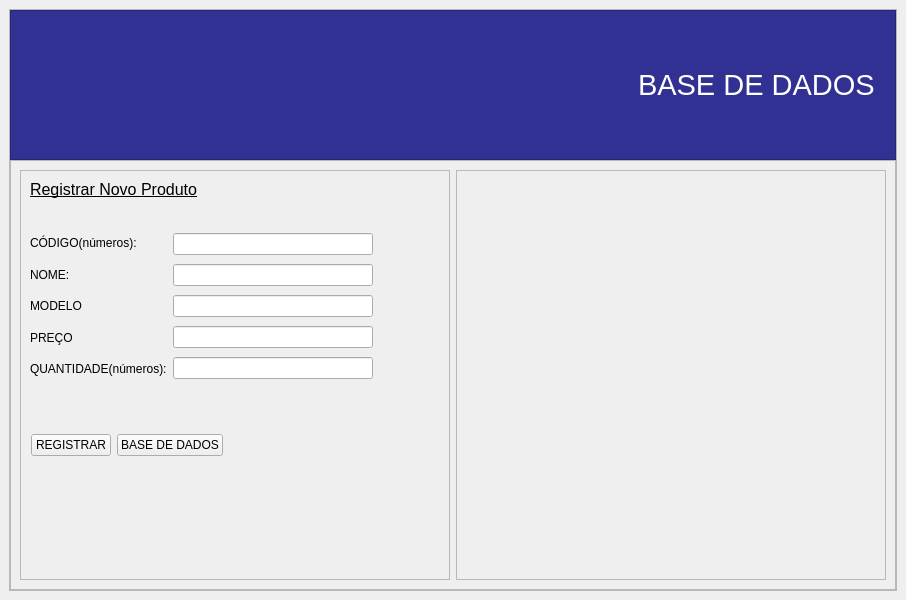
<?xml version="1.0" encoding="UTF-8"?>
<ui version="4.0">
 <class>Base_de_Dados</class>
 <widget class="QMainWindow" name="Base_de_Dados">
  <property name="geometry">
   <rect>
    <x>0</x>
    <y>0</y>
    <width>906</width>
    <height>600</height>
   </rect>
  </property>
  <property name="windowTitle">
   <string>MainWindow</string>
  </property>
  <widget class="QWidget" name="centralwidget">
   <layout class="QVBoxLayout" name="verticalLayout_8">
    <item>
     <widget class="QFrame" name="frame_geral">
      <property name="frameShape">
       <enum>QFrame::StyledPanel</enum>
      </property>
      <property name="frameShadow">
       <enum>QFrame::Raised</enum>
      </property>
      <layout class="QVBoxLayout" name="verticalLayout_2">
       <property name="spacing">
        <number>0</number>
       </property>
       <property name="leftMargin">
        <number>0</number>
       </property>
       <property name="topMargin">
        <number>0</number>
       </property>
       <property name="rightMargin">
        <number>0</number>
       </property>
       <property name="bottomMargin">
        <number>0</number>
       </property>
       <item>
        <widget class="QFrame" name="frame">
         <property name="minimumSize">
          <size>
           <width>0</width>
           <height>150</height>
          </size>
         </property>
         <property name="maximumSize">
          <size>
           <width>16777215</width>
           <height>200</height>
          </size>
         </property>
         <property name="styleSheet">
          <string notr="true">background-color: rgb(49, 49, 147);</string>
         </property>
         <property name="frameShape">
          <enum>QFrame::StyledPanel</enum>
         </property>
         <property name="frameShadow">
          <enum>QFrame::Raised</enum>
         </property>
         <layout class="QVBoxLayout" name="verticalLayout_4">
          <property name="spacing">
           <number>0</number>
          </property>
          <property name="leftMargin">
           <number>0</number>
          </property>
          <property name="topMargin">
           <number>0</number>
          </property>
          <property name="rightMargin">
           <number>0</number>
          </property>
          <property name="bottomMargin">
           <number>0</number>
          </property>
          <item>
           <layout class="QHBoxLayout" name="horizontalLayout_4">
            <property name="leftMargin">
             <number>20</number>
            </property>
            <property name="rightMargin">
             <number>20</number>
            </property>
            <item>
             <widget class="QLabel" name="label">
              <property name="minimumSize">
               <size>
                <width>130</width>
                <height>120</height>
               </size>
              </property>
              <property name="maximumSize">
               <size>
                <width>130</width>
                <height>120</height>
               </size>
              </property>
              <property name="text">
               <string/>
              </property>
              <property name="pixmap">
               <pixmap>imagens/logofc_fundoazul.png</pixmap>
              </property>
              <property name="scaledContents">
               <bool>true</bool>
              </property>
             </widget>
            </item>
            <item>
             <spacer name="horizontalSpacer_4">
              <property name="orientation">
               <enum>Qt::Horizontal</enum>
              </property>
              <property name="sizeHint" stdset="0">
               <size>
                <width>248</width>
                <height>20</height>
               </size>
              </property>
             </spacer>
            </item>
            <item>
             <widget class="QLabel" name="label_2">
              <property name="styleSheet">
               <string notr="true">font: 26pt &quot;Arial&quot;;</string>
              </property>
              <property name="text">
               <string>&lt;html&gt;&lt;head/&gt;&lt;body&gt;&lt;p&gt;&lt;span style=&quot; font-size:22pt; color:#ffffff;&quot;&gt;BASE DE DADOS&lt;/span&gt;&lt;/p&gt;&lt;/body&gt;&lt;/html&gt;</string>
              </property>
              <property name="scaledContents">
               <bool>false</bool>
              </property>
             </widget>
            </item>
           </layout>
          </item>
         </layout>
        </widget>
       </item>
       <item>
        <widget class="QFrame" name="frame_paginas">
         <property name="frameShape">
          <enum>QFrame::StyledPanel</enum>
         </property>
         <property name="frameShadow">
          <enum>QFrame::Raised</enum>
         </property>
         <layout class="QVBoxLayout" name="verticalLayout_3">
          <property name="spacing">
           <number>0</number>
          </property>
          <property name="leftMargin">
           <number>0</number>
          </property>
          <property name="topMargin">
           <number>0</number>
          </property>
          <property name="rightMargin">
           <number>0</number>
          </property>
          <property name="bottomMargin">
           <number>0</number>
          </property>
          <item>
           <widget class="QStackedWidget" name="stackedWidget">
            <property name="currentIndex">
             <number>1</number>
            </property>
            <widget class="QWidget" name="page_dados">
             <layout class="QVBoxLayout" name="verticalLayout_5">
              <item>
               <widget class="QLabel" name="label_3">
                <property name="text">
                 <string>&lt;html&gt;&lt;head/&gt;&lt;body&gt;&lt;p&gt;&lt;span style=&quot; font-size:12pt;&quot;&gt;Buscar por nome&lt;/span&gt;&lt;/p&gt;&lt;/body&gt;&lt;/html&gt;</string>
                </property>
               </widget>
              </item>
              <item>
               <layout class="QHBoxLayout" name="horizontalLayout">
                <property name="bottomMargin">
                 <number>10</number>
                </property>
                <item>
                 <widget class="QLineEdit" name="buscar_nome">
                  <property name="maximumSize">
                   <size>
                    <width>400</width>
                    <height>25</height>
                   </size>
                  </property>
                 </widget>
                </item>
                <item>
                 <widget class="QPushButton" name="bt_buscar">
                  <property name="minimumSize">
                   <size>
                    <width>80</width>
                    <height>20</height>
                   </size>
                  </property>
                  <property name="maximumSize">
                   <size>
                    <width>100</width>
                    <height>16777215</height>
                   </size>
                  </property>
                  <property name="styleSheet">
                   <string notr="true">QPushButton{	
background-color: rgb(159, 159, 238);
}
QPushButton:hover{background-color: rgb(170, 170, 255); 
}</string>
                  </property>
                  <property name="text">
                   <string>BUSCAR</string>
                  </property>
                 </widget>
                </item>
                <item>
                 <spacer name="horizontalSpacer_3">
                  <property name="orientation">
                   <enum>Qt::Horizontal</enum>
                  </property>
                  <property name="sizeHint" stdset="0">
                   <size>
                    <width>40</width>
                    <height>20</height>
                   </size>
                  </property>
                 </spacer>
                </item>
               </layout>
              </item>
              <item>
               <widget class="QTableWidget" name="tabela_produtos">
                <property name="minimumSize">
                 <size>
                  <width>0</width>
                  <height>0</height>
                 </size>
                </property>
                <property name="styleSheet">
                 <string notr="true">QHeaderView::section{
border: 1px solid rgb(136, 136, 136);
}

QHeaderView::section:hover{
border: 1px solid rgb(255, 255, 255);
}</string>
                </property>
                <property name="sizeAdjustPolicy">
                 <enum>QAbstractScrollArea::AdjustToContents</enum>
                </property>
                <column>
                 <property name="text">
                  <string>ID</string>
                 </property>
                </column>
                <column>
                 <property name="text">
                  <string>CÓDIGO</string>
                 </property>
                </column>
                <column>
                 <property name="text">
                  <string>NOME</string>
                 </property>
                </column>
                <column>
                 <property name="text">
                  <string>MODELO</string>
                 </property>
                </column>
                <column>
                 <property name="text">
                  <string>PREÇO</string>
                 </property>
                </column>
                <column>
                 <property name="text">
                  <string>QUANTIDADE</string>
                 </property>
                </column>
                <column>
                 <property name="text">
                  <string>AÇÕES</string>
                 </property>
                </column>
               </widget>
              </item>
              <item>
               <layout class="QHBoxLayout" name="horizontalLayout_2">
                <item>
                 <widget class="QPushButton" name="bt_registrar_geral">
                  <property name="styleSheet">
                   <string notr="true">QPushButton{
	
	
	background-color: rgb(159, 159, 238);


}


QPushButton:hover{
	background-color: rgb(170, 170, 255);


}</string>
                  </property>
                  <property name="text">
                   <string>REGISTRAR NOVO</string>
                  </property>
                 </widget>
                </item>
                <item>
                 <spacer name="horizontalSpacer">
                  <property name="orientation">
                   <enum>Qt::Horizontal</enum>
                  </property>
                  <property name="sizeHint" stdset="0">
                   <size>
                    <width>40</width>
                    <height>20</height>
                   </size>
                  </property>
                 </spacer>
                </item>
                <item>
                 <widget class="QPushButton" name="bt_atualizar_base">
                  <property name="minimumSize">
                   <size>
                    <width>100</width>
                    <height>0</height>
                   </size>
                  </property>
                  <property name="maximumSize">
                   <size>
                    <width>80</width>
                    <height>16777215</height>
                   </size>
                  </property>
                  <property name="styleSheet">
                   <string notr="true">QPushButton{
	background-color: rgb(159, 159, 238);
}


QPushButton:hover{
	background-color: rgb(170, 170, 255);
}</string>
                  </property>
                  <property name="text">
                   <string>EXIBIR TODOS</string>
                  </property>
                 </widget>
                </item>
               </layout>
              </item>
              <item>
               <layout class="QHBoxLayout" name="horizontalLayout_3">
                <item>
                 <widget class="QLabel" name="signal_base">
                  <property name="text">
                   <string/>
                  </property>
                 </widget>
                </item>
                <item>
                 <spacer name="horizontalSpacer_2">
                  <property name="orientation">
                   <enum>Qt::Horizontal</enum>
                  </property>
                  <property name="sizeHint" stdset="0">
                   <size>
                    <width>40</width>
                    <height>20</height>
                   </size>
                  </property>
                 </spacer>
                </item>
               </layout>
              </item>
             </layout>
            </widget>
            <widget class="QWidget" name="page_registrar">
             <layout class="QHBoxLayout" name="horizontalLayout_8">
              <item>
               <widget class="QFrame" name="frame_2">
                <property name="frameShape">
                 <enum>QFrame::StyledPanel</enum>
                </property>
                <property name="frameShadow">
                 <enum>QFrame::Raised</enum>
                </property>
                <widget class="QLabel" name="signal_registrar">
                 <property name="geometry">
                  <rect>
                   <x>20</x>
                   <y>220</y>
                   <width>161</width>
                   <height>31</height>
                  </rect>
                 </property>
                 <property name="styleSheet">
                  <string notr="true">QLabel{
font: 87 12pt &quot;Arial&quot;;
rgb(0, 66, 0)
}</string>
                 </property>
                 <property name="text">
                  <string>&lt;html&gt;&lt;head/&gt;&lt;body&gt;&lt;p&gt;&lt;br/&gt;&lt;/p&gt;&lt;/body&gt;&lt;/html&gt;</string>
                 </property>
                </widget>
                <widget class="QWidget" name="layoutWidget">
                 <property name="geometry">
                  <rect>
                   <x>10</x>
                   <y>60</y>
                   <width>401</width>
                   <height>152</height>
                  </rect>
                 </property>
                 <layout class="QHBoxLayout" name="horizontalLayout_5">
                  <item>
                   <layout class="QVBoxLayout" name="verticalLayout_6">
                    <item>
                     <widget class="QLabel" name="label_10">
                      <property name="text">
                       <string>CÓDIGO(números):</string>
                      </property>
                     </widget>
                    </item>
                    <item>
                     <widget class="QLabel" name="label_11">
                      <property name="text">
                       <string>NOME:</string>
                      </property>
                     </widget>
                    </item>
                    <item>
                     <widget class="QLabel" name="label_12">
                      <property name="text">
                       <string>MODELO</string>
                      </property>
                     </widget>
                    </item>
                    <item>
                     <widget class="QLabel" name="label_13">
                      <property name="text">
                       <string>PREÇO</string>
                      </property>
                     </widget>
                    </item>
                    <item>
                     <widget class="QLabel" name="label_15">
                      <property name="text">
                       <string>QUANTIDADE(números):</string>
                      </property>
                     </widget>
                    </item>
                   </layout>
                  </item>
                  <item>
                   <layout class="QVBoxLayout" name="verticalLayout_7">
                    <item>
                     <widget class="QLineEdit" name="reg_codigo">
                      <property name="minimumSize">
                       <size>
                        <width>200</width>
                        <height>0</height>
                       </size>
                      </property>
                     </widget>
                    </item>
                    <item>
                     <widget class="QLineEdit" name="reg_nome">
                      <property name="minimumSize">
                       <size>
                        <width>200</width>
                        <height>0</height>
                       </size>
                      </property>
                     </widget>
                    </item>
                    <item>
                     <widget class="QLineEdit" name="reg_modelo">
                      <property name="minimumSize">
                       <size>
                        <width>200</width>
                        <height>0</height>
                       </size>
                      </property>
                     </widget>
                    </item>
                    <item>
                     <widget class="QLineEdit" name="reg_preco">
                      <property name="minimumSize">
                       <size>
                        <width>200</width>
                        <height>0</height>
                       </size>
                      </property>
                     </widget>
                    </item>
                    <item>
                     <widget class="QLineEdit" name="reg_qtd">
                      <property name="minimumSize">
                       <size>
                        <width>200</width>
                        <height>0</height>
                       </size>
                      </property>
                     </widget>
                    </item>
                   </layout>
                  </item>
                  <item>
                   <spacer name="horizontalSpacer_5">
                    <property name="orientation">
                     <enum>Qt::Horizontal</enum>
                    </property>
                    <property name="sizeHint" stdset="0">
                     <size>
                      <width>40</width>
                      <height>20</height>
                     </size>
                    </property>
                   </spacer>
                  </item>
                 </layout>
                </widget>
                <widget class="QWidget" name="layoutWidget">
                 <property name="geometry">
                  <rect>
                   <x>11</x>
                   <y>260</y>
                   <width>291</width>
                   <height>30</height>
                  </rect>
                 </property>
                 <layout class="QHBoxLayout" name="horizontalLayout_6">
                  <item>
                   <widget class="QPushButton" name="bt_registrar">
                    <property name="text">
                     <string>REGISTRAR</string>
                    </property>
                   </widget>
                  </item>
                  <item>
                   <widget class="QPushButton" name="bt_dados_geral">
                    <property name="text">
                     <string>BASE DE DADOS</string>
                    </property>
                   </widget>
                  </item>
                  <item>
                   <spacer name="horizontalSpacer_6">
                    <property name="orientation">
                     <enum>Qt::Horizontal</enum>
                    </property>
                    <property name="sizeHint" stdset="0">
                     <size>
                      <width>40</width>
                      <height>20</height>
                     </size>
                    </property>
                   </spacer>
                  </item>
                 </layout>
                </widget>
                <widget class="QLabel" name="label_9">
                 <property name="geometry">
                  <rect>
                   <x>10</x>
                   <y>-10</y>
                   <width>206</width>
                   <height>60</height>
                  </rect>
                 </property>
                 <property name="text">
                  <string>&lt;html&gt;&lt;head/&gt;&lt;body&gt;&lt;p&gt;&lt;span style=&quot; font-size:12pt; text-decoration: underline;&quot;&gt;Registrar Novo Produto&lt;/span&gt;&lt;/p&gt;&lt;/body&gt;&lt;/html&gt;</string>
                 </property>
                </widget>
               </widget>
              </item>
              <item>
               <widget class="QFrame" name="frame_3">
                <property name="frameShape">
                 <enum>QFrame::StyledPanel</enum>
                </property>
                <property name="frameShadow">
                 <enum>QFrame::Raised</enum>
                </property>
               </widget>
              </item>
             </layout>
            </widget>
            <widget class="QWidget" name="page_registrar0">
             <layout class="QVBoxLayout" name="verticalLayout"/>
            </widget>
           </widget>
          </item>
         </layout>
        </widget>
       </item>
      </layout>
     </widget>
    </item>
   </layout>
  </widget>
 </widget>
 <resources/>
 <connections/>
</ui>
